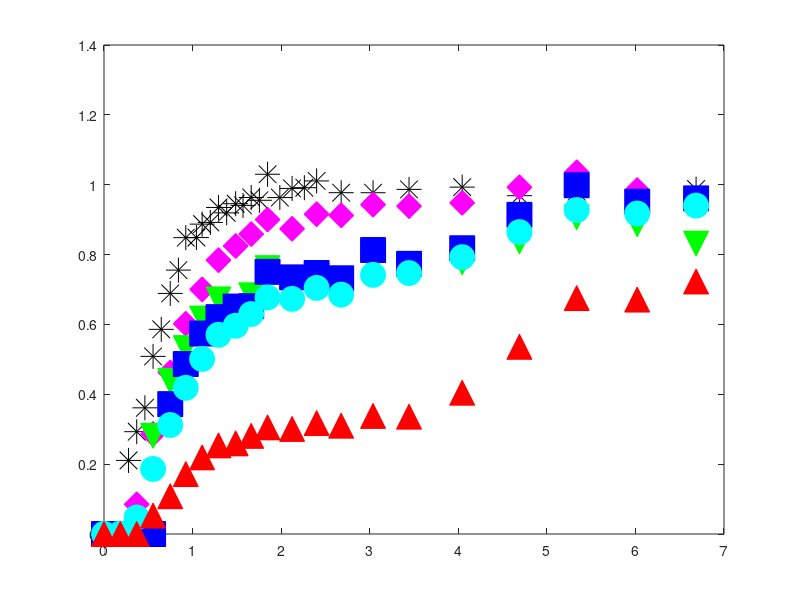

Write MATLAB code to recreate this figure. (Note: this script raises an error after producing the figure.)
clear

%first-type BC;
%kinetic model;
%see Van Genuchten pg. 16 and 28:



%data = csvread('ObjC_1_gas.csv',1,0);
data = csvread('Obj1c_part2_gas.csv',1,0);
data_time = data(:,1).*60; %time in sec
ethane = data(:,2);
helium = data(:,3);
n2o = data(:,4);
sf6 = data(:,5);
ch4 = data(:,6);



data_br = csvread('Obj1c_part2_br.csv',1,0);
%data_br = csvread('Obj1b_br.csv',1,0);
Br_time = data_br(:,1).*60
Br = data_br(:,2);


%If Vg/Vw = .01, then
%R_He = 2
%R_SF6 = 2.5
%R_ethane = 1.2
%R_N2O = 1.015

%time units are in seconds;
%length units are in m;

C_o = 1; %dimensionless
t = 0:50:50000;   %default delta t is 25
D = 4.81125e-6;


%2.69e-6, dispersion coefficients, m2/s, default 5e-7; determined from bromide only.
    %%%%%%3.1e-6 for bromide
v_m = 7.05875e-5;  

%velocity, 7.09e-5,  m/s, default 1e-4 m/s
    %%%%%%%3e-5 for bromide
    %try 1.19e-4 to 1.43e-4, expected values based on reactor geometry +
    %porosity
L = .3;
theta_m = 0.586; %mobile phase volume (dynamic, macropores)
theta_im = 0.31; %immobile phase volume (stagnant, micropores)
phi_m = theta_m/(theta_m + theta_im)  %fraction of liquid phase that is mobile

P = v_m*L/D; %Peclet number
PV = v_m.*t.*phi_m./L;     %pore volumes, tau in equations in Table 2 in Van Genuchten
data_PV_br = v_m.*Br_time.*phi_m./L;

data_PV = v_m.*data_time.*phi_m./L

data_PV_br_plot = v_m.*Br_time.*phi_m./L


figure(11)
clf
h1 = plot(data_PV_br_plot, Br, '*k','MarkerSize', 18)
hold on
h2 = plot(data_PV, n2o, 'dm','MarkerFaceColor', 'm', 'MarkerSize', 18)
hold on
h3 = plot(data_PV, sf6, 'vg','MarkerFaceColor', 'g', 'MarkerSize', 18)
hold on
h4 = plot(data_PV, ethane, 'sb','MarkerFaceColor', 'b', 'MarkerSize', 18)
hold on
h5 = plot(data_PV, ch4, 'oc','MarkerFaceColor', 'c', 'MarkerSize', 18)
hold on
h6 = plot(data_PV, helium, '^r','MarkerFaceColor', 'r', 'MarkerSize', 18)
hold on




%fit parameters:
%R = 2;      %MUST BE > 1
%alpha = 1e-3;    %rate constant, try starting in the range 5e-4 to 5e-3

                    %1/s, 100 d^-1 from Geistlinger (2005) = 1e-3 1/s
                    %vulava has 5e-4 - 1e-3  1/s for alpha for SF6, so
                    %probably faster for Helium, N2O
                    %velocity in bioreactor on the order of .003 m/s, much slower than in Vulava, so 
                    %expect lower alpha
%for determination of R-squared:



%dimensionless parameters
%defined in Van Genuchten pg. 15, with the exception of w, beta, and R
%For w and beta, defined on pg. 28 for one-site kinetic
%non-equilibrium adsorption.  For R, comes from Fry et al. (1994) and Vulava et al. (2002): 
%R = 1 + KH*(Vg/Vw)   %use this with specific K_H values to determine Vg/Vw
%based on fit R parameter


measured = Br; %define which solute you are modeling


R = 1.00000001; %ethane 2.7
%R = [23:0.25:25];
%R_m = [1.01:0.01:1.06];
R_m = 1.00000001;
alpha = 1e-4;  %ethane 1.3e-4
%alpha = [18e-6:0.5e-6:20e-6];

loopcnt = 0;

results_matrix = zeros(length(R)*length(alpha),5);
%column 1 of results_matrix is loopcnt
%column 2 of results_matrix is R
%column 3 of results_matrix is R_m
%column 4 of results_matrix is alpha
%column 5 of results_matrix is sum of squared residuals




for j = 1:length(R)
    
    for k = 1:length(alpha)
        
        for l = 1:length(R_m)
        
        
w = alpha(k)*L*(R(j)-1)/(v_m*theta_m);
beta = phi_m*R_m(l)/R(j);



%G term in Van Genuchten, equation SI-1 in Table 2:
G_T = .5 *  erfc( sqrt(P./(4.*beta.*R(j).*PV)).*(beta*R(j)-PV)) + .5*exp(P).*erfc( sqrt (P./(4.*beta.*R(j).*PV) ).*(beta*R(j) + PV) );
%IMPORTANT NOTE: Equation SI-1 in Table 2 has the final term as beta*R-tau.
%I think this is an error and that it should be beta*R+tau.  At the top of page 18 they note: 
%"Expressions for G(T) in Table 2 follow from those given in Table 1 by replacing T by
%tau and R by (beta*R).  In Table 1, the final term is R+T, so based on
%their statement the final term should be B*R+tau.
%This is how it is coded above, and this equation gives an effluent C
%ranging from 0 to 1, while the original equation from Van Genuchten has an
%effluent C ranging from 0 to a number much greater than 1.

%exponential term multiplied by G
term = exp(-w.*PV/(beta*R(j)));

%some figures to visualize how each of these terms are affected by
%different fit parameters:
%use these to troubleshoot problems if the model acts weird with certain
%paremeters.
%figure(5)
%plot(PV,term)
%title('Term')

integrand_vec = zeros(1,length(PV));

delta_tau = 0.001;   %tau time increment, also d_tau dummy variable
                    %default .001

for i = 2:length(PV);  %2:length(PV)
    
    tau = [0:delta_tau:PV(i)];
    
G_tau = .5 *  erfc( sqrt(P./(4.*beta.*R(j).*tau)).*(beta*R(j)-tau)) + .5*exp(P).*erfc( sqrt (P./(4.*beta.*R(j).*tau) ).*(beta*R(j) + tau) );
    
    a = w.*tau;
    b = w.*(PV(i) - tau)./( (1 - beta)*R(j) );
    
    squig = 2*sqrt(a.*b);
    
%In equation 36, the I_0 and I_1 are modified bessel functions, see
%notation on pg. 50-51
I_0 = besseli(0,squig);  %modified bessel function of the first kind, order 0
I_1 = besseli(1,squig);  %modified bessel function of the first kind, order 1
    
%H term defined by Equation 36:
H = exp(-a-b).* ( I_0/beta + (squig.*I_1)./(2.*b.*(1-beta)) );


prod = G_tau.*H;

integrand = delta_tau*trapz(prod(1:length(prod)-1));   %last element of product is NaN, since the last element of H is NaN ...
                                                    %due to division by 0
                                                    %in b term
integrand_vec(i) = integrand;


end


%first_term = G_T.*term;
%figure(14)
%plot(PV,first_term)
%title('G*exp term')

%C = G(1:length(G)-1).*term(1:length(term)-1) + (w/R).*ConvInt;   %equation 35 in van genuchten
C = G_T.*term + w/R(j) .* integrand_vec;


%find indices in PV that are closest PV to data: 
edges = [-Inf, mean([PV(2:end); PV(1:end-1)]), +Inf];
%I = discretize(data_PV_br, edges);
I = discretize(data_PV, edges);

% RSS = sum((C(I) - measured').^2)
% 
% 
% loopcnt = loopcnt + 1
% 
%      results_matrix(loopcnt,1) = loopcnt;
%      results_matrix(loopcnt,2) = R(j);
%      results_matrix(loopcnt,3) = R_m(l);
%      results_matrix(loopcnt,4) = alpha(k);
%      results_matrix(loopcnt,5) = RSS;

    end
    
    end

end

plot(PV, C,'-k','LineWidth',1.5)
hold on
%End of Bromide










measured = n2o; %define which solute you are modeling

%fit parameters:
%R = 2;      %MUST BE > 1
%alpha = 1e-3;    %rate constant, try starting in the range 5e-4 to 5e-3

                    %1/s, 100 d^-1 from Geistlinger (2005) = 1e-3 1/s
                    %vulava has 5e-4 - 1e-3  1/s for alpha for SF6, so
                    %probably faster for Helium, N2O
                    %velocity in bioreactor on the order of .003 m/s, much slower than in Vulava, so 
                    %expect lower alpha
%for determination of R-squared:



%dimensionless parameters
%defined in Van Genuchten pg. 15, with the exception of w, beta, and R
%For w and beta, defined on pg. 28 for one-site kinetic
%non-equilibrium adsorption.  For R, comes from Fry et al. (1994) and Vulava et al. (2002): 
%R = 1 + KH*(Vg/Vw)   %use this with specific K_H values to determine Vg/Vw
%based on fit R parameter




R = 1.36; %ethane 2.7
%R = [1.1:0.02:1.2];
%R_m = [1.1:0.1:2.8];
R_m = 1.34;
alpha = 3e-5;  %ethane 1.3e-4
%alpha = [1e-5 1e-6 1e-7 1e-8 1e-9];%8e-6:4e-6:8e-5];

loopcnt = 0;

results_matrix = zeros(length(R)*length(alpha),5);
%column 1 of results_matrix is loopcnt
%column 2 of results_matrix is R
%column 3 of results_matrix is R_m
%column 4 of results_matrix is alpha
%column 5 of results_matrix is sum of squared residuals




for j = 1:length(R)
    
    for k = 1:length(alpha)
        
        for l = 1:length(R_m)
        
        
w = alpha(k)*L*(R(j)-1)/(v_m*theta_m);
beta = phi_m*R_m(l)/R(j);



%G term in Van Genuchten, equation SI-1 in Table 2:
G_T = .5 *  erfc( sqrt(P./(4.*beta.*R(j).*PV)).*(beta*R(j)-PV)) + .5*exp(P).*erfc( sqrt (P./(4.*beta.*R(j).*PV) ).*(beta*R(j) + PV) );
%IMPORTANT NOTE: Equation SI-1 in Table 2 has the final term as beta*R-tau.
%I think this is an error and that it should be beta*R+tau.  At the top of page 18 they note: 
%"Expressions for G(T) in Table 2 follow from those given in Table 1 by replacing T by
%tau and R by (beta*R).  In Table 1, the final term is R+T, so based on
%their statement the final term should be B*R+tau.
%This is how it is coded above, and this equation gives an effluent C
%ranging from 0 to 1, while the original equation from Van Genuchten has an
%effluent C ranging from 0 to a number much greater than 1.

%exponential term multiplied by G
term = exp(-w.*PV/(beta*R(j)));

%some figures to visualize how each of these terms are affected by
%different fit parameters:
%use these to troubleshoot problems if the model acts weird with certain
%paremeters.
%figure(5)
%plot(PV,term)
%title('Term')

integrand_vec = zeros(1,length(PV));

delta_tau = 0.001;   %tau time increment, also d_tau dummy variable
                    %default .001

for i = 2:length(PV);  %2:length(PV)
    
    tau = [0:delta_tau:PV(i)];
    
G_tau = .5 *  erfc( sqrt(P./(4.*beta.*R(j).*tau)).*(beta*R(j)-tau)) + .5*exp(P).*erfc( sqrt (P./(4.*beta.*R(j).*tau) ).*(beta*R(j) + tau) );
    
    a = w.*tau;
    b = w.*(PV(i) - tau)./( (1 - beta)*R(j) );
    
    squig = 2*sqrt(a.*b);
    
%In equation 36, the I_0 and I_1 are modified bessel functions, see
%notation on pg. 50-51
I_0 = besseli(0,squig);  %modified bessel function of the first kind, order 0
I_1 = besseli(1,squig);  %modified bessel function of the first kind, order 1
    
%H term defined by Equation 36:
H = exp(-a-b).* ( I_0/beta + (squig.*I_1)./(2.*b.*(1-beta)) );


prod = G_tau.*H;

integrand = delta_tau*trapz(prod(1:length(prod)-1));   %last element of product is NaN, since the last element of H is NaN ...
                                                    %due to division by 0
                                                    %in b term
integrand_vec(i) = integrand;


end


%first_term = G_T.*term;
%figure(14)
%plot(PV,first_term)
%title('G*exp term')

%C = G(1:length(G)-1).*term(1:length(term)-1) + (w/R).*ConvInt;   %equation 35 in van genuchten
C = G_T.*term + w/R(j) .* integrand_vec;


%find indices in PV that are closest PV to data: 
edges = [-Inf, mean([PV(2:end); PV(1:end-1)]), +Inf];
%I = discretize(data_PV_br, edges);
I = discretize(data_PV, edges);

% RSS = sum((C(I) - measured').^2)
% 
% 
% 
% loopcnt = loopcnt + 1
% 
%      results_matrix(loopcnt,1) = loopcnt;
%      results_matrix(loopcnt,2) = R(j);
%      results_matrix(loopcnt,3) = R_m(l);
%      results_matrix(loopcnt,4) = alpha(k);
%      results_matrix(loopcnt,5) = RSS;

    end
    
    end

end

C(C > 1) = 1;

plot(PV, C,'-m','LineWidth',1.5)
hold on



%%%End of N2O

measured = sf6; %define which solute you are modeling

%fit parameters:
%R = 2;      %MUST BE > 1
%alpha = 1e-3;    %rate constant, try starting in the range 5e-4 to 5e-3

                    %1/s, 100 d^-1 from Geistlinger (2005) = 1e-3 1/s
                    %vulava has 5e-4 - 1e-3  1/s for alpha for SF6, so
                    %probably faster for Helium, N2O
                    %velocity in bioreactor on the order of .003 m/s, much slower than in Vulava, so 
                    %expect lower alpha
%for determination of R-squared:



%dimensionless parameters
%defined in Van Genuchten pg. 15, with the exception of w, beta, and R
%For w and beta, defined on pg. 28 for one-site kinetic
%non-equilibrium adsorption.  For R, comes from Fry et al. (1994) and Vulava et al. (2002): 
%R = 1 + KH*(Vg/Vw)   %use this with specific K_H values to determine Vg/Vw
%based on fit R parameter




R = 47.5; %ethane 2.7
%R = [1.1:0.02:1.2];
%R_m = [1.1:0.1:2.8];
R_m = 1.3;
alpha = 1.1e-6;  %ethane 1.3e-4
%alpha = [1e-5 1e-6 1e-7 1e-8 1e-9];%8e-6:4e-6:8e-5];

loopcnt = 0;

results_matrix = zeros(length(R)*length(alpha),5);
%column 1 of results_matrix is loopcnt
%column 2 of results_matrix is R
%column 3 of results_matrix is R_m
%column 4 of results_matrix is alpha
%column 5 of results_matrix is sum of squared residuals




for j = 1:length(R)
    
    for k = 1:length(alpha)
        
        for l = 1:length(R_m)
        
        
w = alpha(k)*L*(R(j)-1)/(v_m*theta_m);
beta = phi_m*R_m(l)/R(j);



%G term in Van Genuchten, equation SI-1 in Table 2:
G_T = .5 *  erfc( sqrt(P./(4.*beta.*R(j).*PV)).*(beta*R(j)-PV)) + .5*exp(P).*erfc( sqrt (P./(4.*beta.*R(j).*PV) ).*(beta*R(j) + PV) );
%IMPORTANT NOTE: Equation SI-1 in Table 2 has the final term as beta*R-tau.
%I think this is an error and that it should be beta*R+tau.  At the top of page 18 they note: 
%"Expressions for G(T) in Table 2 follow from those given in Table 1 by replacing T by
%tau and R by (beta*R).  In Table 1, the final term is R+T, so based on
%their statement the final term should be B*R+tau.
%This is how it is coded above, and this equation gives an effluent C
%ranging from 0 to 1, while the original equation from Van Genuchten has an
%effluent C ranging from 0 to a number much greater than 1.

%exponential term multiplied by G
term = exp(-w.*PV/(beta*R(j)));

%some figures to visualize how each of these terms are affected by
%different fit parameters:
%use these to troubleshoot problems if the model acts weird with certain
%paremeters.
%figure(5)
%plot(PV,term)
%title('Term')

integrand_vec = zeros(1,length(PV));

delta_tau = 0.001;   %tau time increment, also d_tau dummy variable
                    %default .001

for i = 2:length(PV);  %2:length(PV)
    
    tau = [0:delta_tau:PV(i)];
    
G_tau = .5 *  erfc( sqrt(P./(4.*beta.*R(j).*tau)).*(beta*R(j)-tau)) + .5*exp(P).*erfc( sqrt (P./(4.*beta.*R(j).*tau) ).*(beta*R(j) + tau) );
    
    a = w.*tau;
    b = w.*(PV(i) - tau)./( (1 - beta)*R(j) );
    
    squig = 2*sqrt(a.*b);
    
%In equation 36, the I_0 and I_1 are modified bessel functions, see
%notation on pg. 50-51
I_0 = besseli(0,squig);  %modified bessel function of the first kind, order 0
I_1 = besseli(1,squig);  %modified bessel function of the first kind, order 1
    
%H term defined by Equation 36:
H = exp(-a-b).* ( I_0/beta + (squig.*I_1)./(2.*b.*(1-beta)) );


prod = G_tau.*H;

integrand = delta_tau*trapz(prod(1:length(prod)-1));   %last element of product is NaN, since the last element of H is NaN ...
                                                    %due to division by 0
                                                    %in b term
integrand_vec(i) = integrand;


end


%first_term = G_T.*term;
%figure(14)
%plot(PV,first_term)
%title('G*exp term')

%C = G(1:length(G)-1).*term(1:length(term)-1) + (w/R).*ConvInt;   %equation 35 in van genuchten
C = G_T.*term + w/R(j) .* integrand_vec;


%find indices in PV that are closest PV to data: 
edges = [-Inf, mean([PV(2:end); PV(1:end-1)]), +Inf];
%I = discretize(data_PV_br, edges);
I = discretize(data_PV, edges);

% RSS = sum((C(I) - measured').^2)
% 
% 
% loopcnt = loopcnt + 1
% 
%      results_matrix(loopcnt,1) = loopcnt;
%      results_matrix(loopcnt,2) = R(j);
%      results_matrix(loopcnt,3) = R_m(l);
%      results_matrix(loopcnt,4) = alpha(k);
%      results_matrix(loopcnt,5) = RSS;

    end
    
    end

end


plot(PV, C,'-g','LineWidth',1.5)
hold on



%%%End of SF6








measured = ethane; %define which solute you are modeling

%fit parameters:
%R = 2;      %MUST BE > 1
%alpha = 1e-3;    %rate constant, try starting in the range 5e-4 to 5e-3

                    %1/s, 100 d^-1 from Geistlinger (2005) = 1e-3 1/s
                    %vulava has 5e-4 - 1e-3  1/s for alpha for SF6, so
                    %probably faster for Helium, N2O
                    %velocity in bioreactor on the order of .003 m/s, much slower than in Vulava, so 
                    %expect lower alpha
%for determination of R-squared:



%dimensionless parameters
%defined in Van Genuchten pg. 15, with the exception of w, beta, and R
%For w and beta, defined on pg. 28 for one-site kinetic
%non-equilibrium adsorption.  For R, comes from Fry et al. (1994) and Vulava et al. (2002): 
%R = 1 + KH*(Vg/Vw)   %use this with specific K_H values to determine Vg/Vw
%based on fit R parameter




R = 6; %ethane 2.7
%R = [1.1:0.02:1.2];
%R_m = [1.1:0.1:2.8];
R_m = 1.21;
alpha = 1.58e-5;  %ethane 1.3e-4
%alpha = [1e-5 1e-6 1e-7 1e-8 1e-9];%8e-6:4e-6:8e-5];

loopcnt = 0;

results_matrix = zeros(length(R)*length(alpha),5);
%column 1 of results_matrix is loopcnt
%column 2 of results_matrix is R
%column 3 of results_matrix is R_m
%column 4 of results_matrix is alpha
%column 5 of results_matrix is sum of squared residuals




for j = 1:length(R)
    
    for k = 1:length(alpha)
        
        for l = 1:length(R_m)
        
        
w = alpha(k)*L*(R(j)-1)/(v_m*theta_m);
beta = phi_m*R_m(l)/R(j);



%G term in Van Genuchten, equation SI-1 in Table 2:
G_T = .5 *  erfc( sqrt(P./(4.*beta.*R(j).*PV)).*(beta*R(j)-PV)) + .5*exp(P).*erfc( sqrt (P./(4.*beta.*R(j).*PV) ).*(beta*R(j) + PV) );
%IMPORTANT NOTE: Equation SI-1 in Table 2 has the final term as beta*R-tau.
%I think this is an error and that it should be beta*R+tau.  At the top of page 18 they note: 
%"Expressions for G(T) in Table 2 follow from those given in Table 1 by replacing T by
%tau and R by (beta*R).  In Table 1, the final term is R+T, so based on
%their statement the final term should be B*R+tau.
%This is how it is coded above, and this equation gives an effluent C
%ranging from 0 to 1, while the original equation from Van Genuchten has an
%effluent C ranging from 0 to a number much greater than 1.

%exponential term multiplied by G
term = exp(-w.*PV/(beta*R(j)));

%some figures to visualize how each of these terms are affected by
%different fit parameters:
%use these to troubleshoot problems if the model acts weird with certain
%paremeters.
%figure(5)
%plot(PV,term)
%title('Term')

integrand_vec = zeros(1,length(PV));

delta_tau = 0.001;   %tau time increment, also d_tau dummy variable
                    %default .001

for i = 2:length(PV);  %2:length(PV)
    
    tau = [0:delta_tau:PV(i)];
    
G_tau = .5 *  erfc( sqrt(P./(4.*beta.*R(j).*tau)).*(beta*R(j)-tau)) + .5*exp(P).*erfc( sqrt (P./(4.*beta.*R(j).*tau) ).*(beta*R(j) + tau) );
    
    a = w.*tau;
    b = w.*(PV(i) - tau)./( (1 - beta)*R(j) );
    
    squig = 2*sqrt(a.*b);
    
%In equation 36, the I_0 and I_1 are modified bessel functions, see
%notation on pg. 50-51
I_0 = besseli(0,squig);  %modified bessel function of the first kind, order 0
I_1 = besseli(1,squig);  %modified bessel function of the first kind, order 1
    
%H term defined by Equation 36:
H = exp(-a-b).* ( I_0/beta + (squig.*I_1)./(2.*b.*(1-beta)) );


prod = G_tau.*H;

integrand = delta_tau*trapz(prod(1:length(prod)-1));   %last element of product is NaN, since the last element of H is NaN ...
                                                    %due to division by 0
                                                    %in b term
integrand_vec(i) = integrand;


end


%first_term = G_T.*term;
%figure(14)
%plot(PV,first_term)
%title('G*exp term')

%C = G(1:length(G)-1).*term(1:length(term)-1) + (w/R).*ConvInt;   %equation 35 in van genuchten
C = G_T.*term + w/R(j) .* integrand_vec;


%find indices in PV that are closest PV to data: 
edges = [-Inf, mean([PV(2:end); PV(1:end-1)]), +Inf];
%I = discretize(data_PV_br, edges);
I = discretize(data_PV, edges);

% RSS = sum((C(I) - measured').^2)
% 
% 
% loopcnt = loopcnt + 1
% 
%      results_matrix(loopcnt,1) = loopcnt;
%      results_matrix(loopcnt,2) = R(j);
%      results_matrix(loopcnt,3) = R_m(l);
%      results_matrix(loopcnt,4) = alpha(k);
%      results_matrix(loopcnt,5) = RSS;

    end
    
    end

end


plot(PV, C,'-b','LineWidth',1.5)
hold on



%%%End of Ethane





measured = ch4; %define which solute you are modeling

%fit parameters:
%R = 2;      %MUST BE > 1
%alpha = 1e-3;    %rate constant, try starting in the range 5e-4 to 5e-3

                    %1/s, 100 d^-1 from Geistlinger (2005) = 1e-3 1/s
                    %vulava has 5e-4 - 1e-3  1/s for alpha for SF6, so
                    %probably faster for Helium, N2O
                    %velocity in bioreactor on the order of .003 m/s, much slower than in Vulava, so 
                    %expect lower alpha
%for determination of R-squared:



%dimensionless parameters
%defined in Van Genuchten pg. 15, with the exception of w, beta, and R
%For w and beta, defined on pg. 28 for one-site kinetic
%non-equilibrium adsorption.  For R, comes from Fry et al. (1994) and Vulava et al. (2002): 
%R = 1 + KH*(Vg/Vw)   %use this with specific K_H values to determine Vg/Vw
%based on fit R parameter




R = 6.9; %ethane 2.7
%R = [1.1:0.02:1.2];
%R_m = [1.1:0.1:2.8];
R_m = 1.15;
alpha = 2.25e-5;  %ethane 1.3e-4
%alpha = [1e-5 1e-6 1e-7 1e-8 1e-9];%8e-6:4e-6:8e-5];

loopcnt = 0;

results_matrix = zeros(length(R)*length(alpha),5);
%column 1 of results_matrix is loopcnt
%column 2 of results_matrix is R
%column 3 of results_matrix is R_m
%column 4 of results_matrix is alpha
%column 5 of results_matrix is sum of squared residuals




for j = 1:length(R)
    
    for k = 1:length(alpha)
        
        for l = 1:length(R_m)
        
        
w = alpha(k)*L*(R(j)-1)/(v_m*theta_m);
beta = phi_m*R_m(l)/R(j);



%G term in Van Genuchten, equation SI-1 in Table 2:
G_T = .5 *  erfc( sqrt(P./(4.*beta.*R(j).*PV)).*(beta*R(j)-PV)) + .5*exp(P).*erfc( sqrt (P./(4.*beta.*R(j).*PV) ).*(beta*R(j) + PV) );
%IMPORTANT NOTE: Equation SI-1 in Table 2 has the final term as beta*R-tau.
%I think this is an error and that it should be beta*R+tau.  At the top of page 18 they note: 
%"Expressions for G(T) in Table 2 follow from those given in Table 1 by replacing T by
%tau and R by (beta*R).  In Table 1, the final term is R+T, so based on
%their statement the final term should be B*R+tau.
%This is how it is coded above, and this equation gives an effluent C
%ranging from 0 to 1, while the original equation from Van Genuchten has an
%effluent C ranging from 0 to a number much greater than 1.

%exponential term multiplied by G
term = exp(-w.*PV/(beta*R(j)));

%some figures to visualize how each of these terms are affected by
%different fit parameters:
%use these to troubleshoot problems if the model acts weird with certain
%paremeters.
%figure(5)
%plot(PV,term)
%title('Term')

integrand_vec = zeros(1,length(PV));

delta_tau = 0.001;   %tau time increment, also d_tau dummy variable
                    %default .001

for i = 2:length(PV);  %2:length(PV)
    
    tau = [0:delta_tau:PV(i)];
    
G_tau = .5 *  erfc( sqrt(P./(4.*beta.*R(j).*tau)).*(beta*R(j)-tau)) + .5*exp(P).*erfc( sqrt (P./(4.*beta.*R(j).*tau) ).*(beta*R(j) + tau) );
    
    a = w.*tau;
    b = w.*(PV(i) - tau)./( (1 - beta)*R(j) );
    
    squig = 2*sqrt(a.*b);
    
%In equation 36, the I_0 and I_1 are modified bessel functions, see
%notation on pg. 50-51
I_0 = besseli(0,squig);  %modified bessel function of the first kind, order 0
I_1 = besseli(1,squig);  %modified bessel function of the first kind, order 1
    
%H term defined by Equation 36:
H = exp(-a-b).* ( I_0/beta + (squig.*I_1)./(2.*b.*(1-beta)) );


prod = G_tau.*H;

integrand = delta_tau*trapz(prod(1:length(prod)-1));   %last element of product is NaN, since the last element of H is NaN ...
                                                    %due to division by 0
                                                    %in b term
integrand_vec(i) = integrand;


end


%first_term = G_T.*term;
%figure(14)
%plot(PV,first_term)
%title('G*exp term')

%C = G(1:length(G)-1).*term(1:length(term)-1) + (w/R).*ConvInt;   %equation 35 in van genuchten
C = G_T.*term + w/R(j) .* integrand_vec;


%find indices in PV that are closest PV to data: 
edges = [-Inf, mean([PV(2:end); PV(1:end-1)]), +Inf];
%I = discretize(data_PV_br, edges);
I = discretize(data_PV, edges);

% RSS = sum((C(I) - measured').^2)
% 
% 
% loopcnt = loopcnt + 1
% 
%      results_matrix(loopcnt,1) = loopcnt;
%      results_matrix(loopcnt,2) = R(j);
%      results_matrix(loopcnt,3) = R_m(l);
%      results_matrix(loopcnt,4) = alpha(k);
%      results_matrix(loopcnt,5) = RSS;

    end
    
    end

end


plot(PV, C,'-c','LineWidth',1.5)
hold on



%%%End of CH4






measured = helium; %define which solute you are modeling


%fit parameters:
%R = 2;      %MUST BE > 1
%alpha = 1e-3;    %rate constant, try starting in the range 5e-4 to 5e-3

                    %1/s, 100 d^-1 from Geistlinger (2005) = 1e-3 1/s
                    %vulava has 5e-4 - 1e-3  1/s for alpha for SF6, so
                    %probably faster for Helium, N2O
                    %velocity in bioreactor on the order of .003 m/s, much slower than in Vulava, so 
                    %expect lower alpha
%for determination of R-squared:



%dimensionless parameters
%defined in Van Genuchten pg. 15, with the exception of w, beta, and R
%For w and beta, defined on pg. 28 for one-site kinetic
%non-equilibrium adsorption.  For R, comes from Fry et al. (1994) and Vulava et al. (2002): 
%R = 1 + KH*(Vg/Vw)   %use this with specific K_H values to determine Vg/Vw
%based on fit R parameter




R = 17; %ethane 2.7
%R = [1.1:0.02:1.2];
%R_m = [1.1:0.1:2.8];
R_m = 1.01;
alpha = 4e-5;  %ethane 1.3e-4
%alpha = [1e-5 1e-6 1e-7 1e-8 1e-9];%8e-6:4e-6:8e-5];

loopcnt = 0;

results_matrix = zeros(length(R)*length(alpha),5);
%column 1 of results_matrix is loopcnt
%column 2 of results_matrix is R
%column 3 of results_matrix is R_m
%column 4 of results_matrix is alpha
%column 5 of results_matrix is sum of squared residuals




for j = 1:length(R)
    
    for k = 1:length(alpha)
        
        for l = 1:length(R_m)
        
        
w = alpha(k)*L*(R(j)-1)/(v_m*theta_m);
beta = phi_m*R_m(l)/R(j);



%G term in Van Genuchten, equation SI-1 in Table 2:
G_T = .5 *  erfc( sqrt(P./(4.*beta.*R(j).*PV)).*(beta*R(j)-PV)) + .5*exp(P).*erfc( sqrt (P./(4.*beta.*R(j).*PV) ).*(beta*R(j) + PV) );
%IMPORTANT NOTE: Equation SI-1 in Table 2 has the final term as beta*R-tau.
%I think this is an error and that it should be beta*R+tau.  At the top of page 18 they note: 
%"Expressions for G(T) in Table 2 follow from those given in Table 1 by replacing T by
%tau and R by (beta*R).  In Table 1, the final term is R+T, so based on
%their statement the final term should be B*R+tau.
%This is how it is coded above, and this equation gives an effluent C
%ranging from 0 to 1, while the original equation from Van Genuchten has an
%effluent C ranging from 0 to a number much greater than 1.

%exponential term multiplied by G
term = exp(-w.*PV/(beta*R(j)));

%some figures to visualize how each of these terms are affected by
%different fit parameters:
%use these to troubleshoot problems if the model acts weird with certain
%paremeters.
%figure(5)
%plot(PV,term)
%title('Term')

integrand_vec = zeros(1,length(PV));

delta_tau = 0.001;   %tau time increment, also d_tau dummy variable
                    %default .001

for i = 2:length(PV);  %2:length(PV)
    
    tau = [0:delta_tau:PV(i)];
    
G_tau = .5 *  erfc( sqrt(P./(4.*beta.*R(j).*tau)).*(beta*R(j)-tau)) + .5*exp(P).*erfc( sqrt (P./(4.*beta.*R(j).*tau) ).*(beta*R(j) + tau) );
    
    a = w.*tau;
    b = w.*(PV(i) - tau)./( (1 - beta)*R(j) );
    
    squig = 2*sqrt(a.*b);
    
%In equation 36, the I_0 and I_1 are modified bessel functions, see
%notation on pg. 50-51
I_0 = besseli(0,squig);  %modified bessel function of the first kind, order 0
I_1 = besseli(1,squig);  %modified bessel function of the first kind, order 1
    
%H term defined by Equation 36:
H = exp(-a-b).* ( I_0/beta + (squig.*I_1)./(2.*b.*(1-beta)) );


prod = G_tau.*H;

integrand = delta_tau*trapz(prod(1:length(prod)-1));   %last element of product is NaN, since the last element of H is NaN ...
                                                    %due to division by 0
                                                    %in b term
integrand_vec(i) = integrand;


end


%first_term = G_T.*term;
%figure(14)
%plot(PV,first_term)
%title('G*exp term')

%C = G(1:length(G)-1).*term(1:length(term)-1) + (w/R).*ConvInt;   %equation 35 in van genuchten
C = G_T.*term + w/R(j) .* integrand_vec;


%find indices in PV that are closest PV to data: 
edges = [-Inf, mean([PV(2:end); PV(1:end-1)]), +Inf];
%I = discretize(data_PV_br, edges);
I = discretize(data_PV, edges);

% RSS = sum((C(I) - measured').^2)
% 
% 
% loopcnt = loopcnt + 1
% 
%      results_matrix(loopcnt,1) = loopcnt;
%      results_matrix(loopcnt,2) = R(j);
%      results_matrix(loopcnt,3) = R_m(l);
%      results_matrix(loopcnt,4) = alpha(k);
%      results_matrix(loopcnt,5) = RSS;

    end
    
    end

end

plot(PV, C,'-r','LineWidth',1.5)
hold on
set(gca,'FontSize',20)
ylabel('C/C_o')
xlabel('PV')

%%%End of helium




% figure(111)
% clf
% plot(PV, C,'-')
% ylim([-0.1 1.1])
% xlim([0 2])
% ylabel('C/C_o')
% xlabel('PV')

%column 1 of results_matrix is loopcnt
%column 2 of results_matrix is R
%column 3 of results_matrix is R_m
%column 4 of results_matrix is alpha
%column 5 of results_matrix is sum of squared residuals

y = [results_matrix(:,1)'; results_matrix(:,2)'; results_matrix(:,3)'; results_matrix(:,4)'; results_matrix(:,5)']
fileID = fopen('results_matrix.txt','w');
%fprintf(fileID, 'Exponential Function\n\n');
fprintf(fileID,'%0.3f %0.3e %0.3e %0.3e %0.4f\n',y);
fclose(fileID);




y = [PV; C];
fileID = fopen('exptable.txt','w');
%fprintf(fileID, 'Exponential Function\n\n');
fprintf(fileID,'%f %f\n',y);
fclose(fileID);



%find indices in PV that are closest PV to data: 
%edges = [-Inf, mean([PV(2:end); PV(1:end-1)]), +Inf];
%I = discretize(data_PV, edges);

%edges = [-Inf, mean([Br_time(2:end); Br_time(1:end-1)]), +Inf];
%I = discretize(Br_time, edges);



%find indices in PV that are closest PV to data: 
edges = [-Inf, mean([PV(2:end); PV(1:end-1)]), +Inf];
%I = discretize(data_PV_br, edges);
I = discretize(data_PV, edges);

RSS = sum((C(I) - measured').^2)
TSS = sum((measured - mean(measured)).^2)
R2 = 1 - (RSS/TSS)



% figure(11)
% plot(PV, C,'-r')
% ylim([-0.1 1.2])
% xlim([0 8])
% ylabel('C/C_o')
% xlabel('PV')
% text(.4, .8, sprintf('R = %0.2f', R))
% text(.4, .9, sprintf('alpha = %0.2e s^{-1}', alpha))
% text(.4, .7, sprintf('R^2 = %0.3f', R2))
% saveas(gcf,'output.eps','epsc')

resultsmins = min(results_matrix);
% lowssr = resultsmins(5);
% numspot = find(results_matrix==lowssr);
% bestrow = numspot - (length(results_matrix)*4)


figure(11)
%plot(PV, C,'--r')
ylim([0 1.2])
xlim([0 7])
ylabel('C/C_o')
xlabel('PV')
%columnlegendpadded(2, {'Br', 'N_2O', 'SF_6', 'C_2H_6', 'CH_4', 'He'}, 'location', 'southeast')
% text(.4, .8, sprintf('R = %0.2f', R))
% text(.4, .9, sprintf('alpha = %0.2e s^{-1}', alpha))
% text(.4, .7, sprintf('R^2 = %0.3f', R2))
saveas(gcf,'output.eps','epsc')
legend('Bromide','N_2O', 'SF_6', 'Ethane', 'Methane', 'Helium', 'Location', 'southeast'); %
%title('Abiotic, Transient, Woodchip')
set(gca, 'FontSize', 34);




